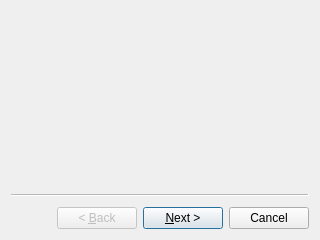
<?xml version='1.0'?>
<ui version="4.0">
 <class>WizardCreateDatabase</class>
 <widget class="QWizard" name="WizardCreateDatabase">
  <property name="geometry">
   <rect>
    <x>0</x>
    <y>0</y>
    <width>320</width>
    <height>240</height>
   </rect>
  </property>
  <property name="windowTitle">
   <string>Wizard</string>
  </property>
  <widget class="QWizardPage" name="wizardPage1"/>
  <widget class="QWizardPage" name="wizardPage2"/>
 </widget>
</ui>
